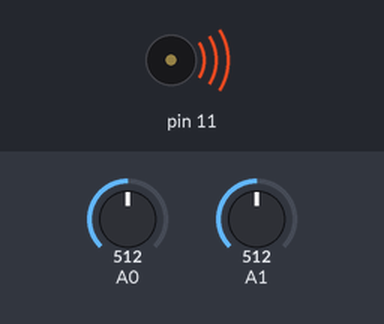
Bench run of a sketch on a simulated Arduino Uno, built with avr-gcc and run on an emulated ATmega328P. Parts: buzzer (waves = sounding). The test bench sets the inputs (shaded band); at power-on: A1 = 512, A0 = 512.

Above: at 6.8 s.
6.9 s: A1 set to 260
19.5 s: A1 set to 235
At 20.3 s:
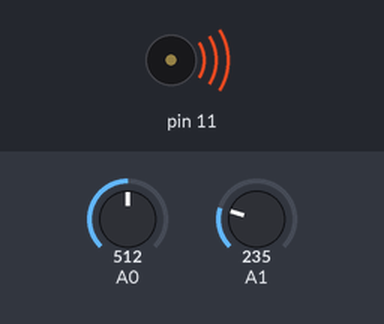
26.2 s: A1 set to 306
At 31.4 s:
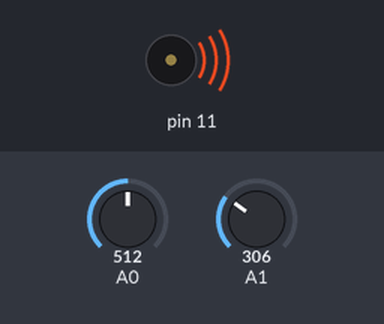
37.5 s: A1 set to 240
At 38.4 s:
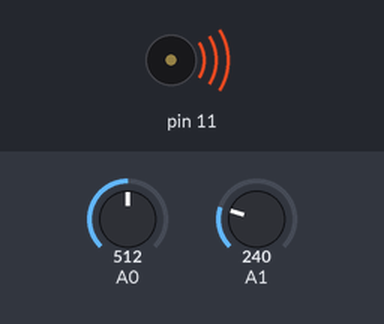
Timing chart, 0 to 40.5 s (numbered marks = the images above; inputs shaded):
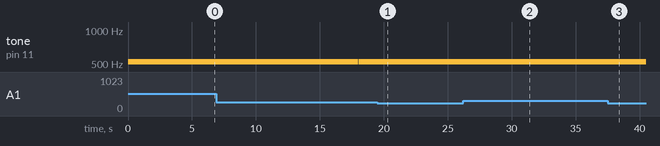

The sketch:

brave_amur_amberis1.ino
```cpp
int V_GasSen =0;
int V_TempSens =0;

void setup()
{
  pinMode(A0,INPUT);
  pinMode(11,OUTPUT);

  pinMode(A1,INPUT);

}

void loop()
{
  //Smoke Alarm
  V_GasSen = analogRead(A0);
  if (V_GasSen >=250){
    tone(11,523);// play tone60 (C5 = 523Hz)
    digitalWrite(2,HIGH);
     delay(3000);
   // noTone(11);
}

 V_TempSens = -40+0.488155*(analogRead(A1)-20);
   if (V_TempSens >=70) {
    tone(11,523);// play tone60 (C5 = 523Hz)
    digitalWrite(1,HIGH);
      delay(3000);
      noTone(11);
   }
  delay(10);//Delay a little bit to improve simulation performance

}
```

Measured:
- after the input at 19.5 s, tone on pin 11: stays 523 Hz (without the input it goes to silent after 4.5 s)
- after the input at 26.2 s, tone on pin 11: alternates 523 Hz for 6.0 s and silent for 0.01 s, starting after 3.9 s
- after the input at 37.5 s, tone on pin 11: stays 523 Hz (without the input it goes to silent after 4.6 s)
- by itself, tone on pin 11: alternates 523 Hz for 6.0 s and silent for 0.01 s
